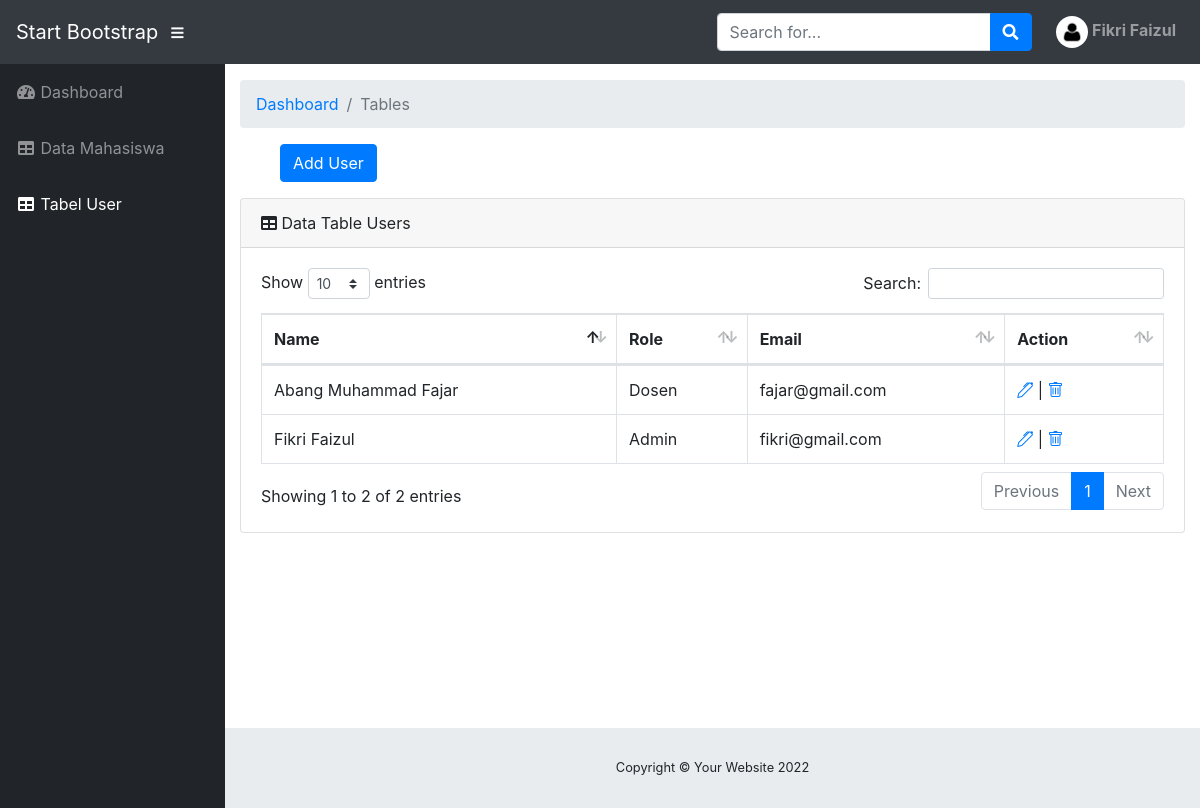
Screenshot of /admin/tables_user.php (signed in) with the database file from the repository.
### tables this page shows
CREATE TABLE `user` (
  `email` varchar(35) NOT NULL,
  `name` varchar(50) NOT NULL,
  `password` varchar(20) NOT NULL,
  `role` varchar(20) NOT NULL,
  `date_created` date DEFAULT NULL,
  `date_modified` date DEFAULT NULL
);

### admin/tables_user.php (the view, shortened to what this page needs)
<?php
require 'connect_db.php';
$sql = "SELECT * FROM user";
$result = mysqli_query($conn, $sql);
?>
<!DOCTYPE html>
<html lang="en">
<head>
    <link href="vendor/fontawesome-free/css/all.min.css" rel="stylesheet" type="text/css">
    <link href="vendor/datatables/dataTables.bootstrap4.css" rel="stylesheet">
    <link href="css/sb-admin.css" rel="stylesheet">
    <link rel="stylesheet" href="https://cdn.jsdelivr.net/npm/bootstrap-icons@1.9.1/font/bootstrap-icons.css">
</head>
<body id="page-top">
    <nav class="navbar navbar-expand navbar-dark bg-dark static-top">
        <a class="navbar-brand mr-1" href="index.php">Start Bootstrap</a>
        <button class="btn btn-link btn-sm text-white order-1 order-sm-0" id="sidebarToggle" href="#">
            <i class="fas fa-bars"></i>
        </button>
        <form class="d-none d-md-inline-block form-inline ml-auto mr-0 mr-md-3 my-2 my-md-0">
            <div class="input-group">
                <input type="text" class="form-control" placeholder="Search for..." aria-label="Search"
                    aria-describedby="basic-addon2">
                <div class="input-group-append">
                    <button class="btn btn-primary" type="button">
                        <i class="fas fa-search"></i>
                    </button>
                </div>
            </div>
        </form>
        <ul class="navbar-nav ml-auto ml-md-0">
            <li class="nav-item dropdown no-arrow">
                <a class="nav-link dropdown-toggle" href="#" id="userDropdown" role="button" data-toggle="dropdown"
                    aria-haspopup="true" aria-expanded="false">
                    <?php
require 'connect_db.php';
$sql2 = "SELECT * FROM user where email= '$_SESSION[login]'";
$result2 = mysqli_query($conn, $sql2);
$cek2 = mysqli_num_rows($result2);
if ($cek2 > 0) {
    ?>
                    <img src="images/logo.jpg" alt="" width="32" height="32"
                        class="rounded-circle me-2">
                    <strong><?php echo $_SESSION['name'] ?></strong>
                        <?php
}
?>
            </li>
        </ul>
    </nav>
    <div id="wrapper">
        <ul class="sidebar navbar-nav">
            <li class="nav-item">
                <a class="nav-link" href="Admin.php">
                    <i class="fas fa-fw fa-tachometer-alt"></i>
                    <span>Dashboard</span>
                </a>
            </li>
            <li class="nav-item">
                <a class="nav-link" href="mahasiswa.php">
                    <i class="fas fa-fw fa-table"></i>
                    <span>Data Mahasiswa</span></a>
            </li>
            <li class="nav-item active">
                <a class="nav-link" href="tables_user.php">
                    <i class="fas fa-fw fa-table"></i>
                    <span>Tabel User</span></a>
            </li>
        </ul>
        <div id="content-wrapper">
            <div class="container-fluid">
                <ol class="breadcrumb">
                    <li class="breadcrumb-item">
                        <a href="#">Dashboard</a>
                    </li>
                    <li class="breadcrumb-item active">Tables</li>
                </ol>
                <ol>
                    <a href="\WebProgramming/uas---aplikasi-presensi-JOELLYZX/register.php"><button type="button" class="btn btn-primary">Add
                            User</button></a>
                </ol>
                <div class="card mb-3">
                    <div class="card-header">
                        <i class="fas fa-table"></i>
                        Data Table Users
                    </div>
                    <div class="card-body">
                        <div class="table-responsive">
                            <table class="table table-bordered" id="dataTable" width="100%" cellspacing="0">
                                <thead>
                                    <tr>
                                        <th>Name</th>
                                        <th>Role</th>
                                        <th>Email</th>
                                        <th>Action</th>
                                    </tr>
                                </thead>
                                <tbody>
                                    <?php
if (mysqli_num_rows($result) > 0) {
    while ($row = mysqli_fetch_assoc($result)) {
        ?>
                                    <tr>
                                        <td><?php echo $row['name'] ?></td>
                                        <td><?php echo $row['role'] ?></td>
                                        <td><?php echo $row['email'] ?></td>
                                        <td>
                                            <a href='form_update_user.php?email=<?php echo $row['email'] ?>'><i
                                                    class="bi bi-pen"></i></a> |
                                            <a onclick="return confirm ('Are you sure ?')"
                                                href='delete_data.php?email=<?php echo $row['email'] ?>'><i
                                                    class="bi bi-trash"></i></a>
                                        </td>
                                    </tr>
                                    <?php
}
    ?>
                                </tbody>
                            </table>
                            <?php
} else {
    echo "0 results";
}
?>
                        </div>
                    </div>
                </div>
                <footer class="sticky-footer">
                    <div class="container my-auto">
                        <div class="copyright text-center my-auto">
                            <span>Copyright © Your Website 2022</span>
                        </div>
                    </div>
                </footer>
            </div>
        </div>
</body>
</html>

### rows the page displays
user: name "Abang Muhammad Fajar", role "Dosen", email "fajar@gmail.com"
user: name "Fikri Faizul", role "Admin", email "fikri@gmail.com"

### other values shown
$_SESSION['name'] "Fikri Faizul"
